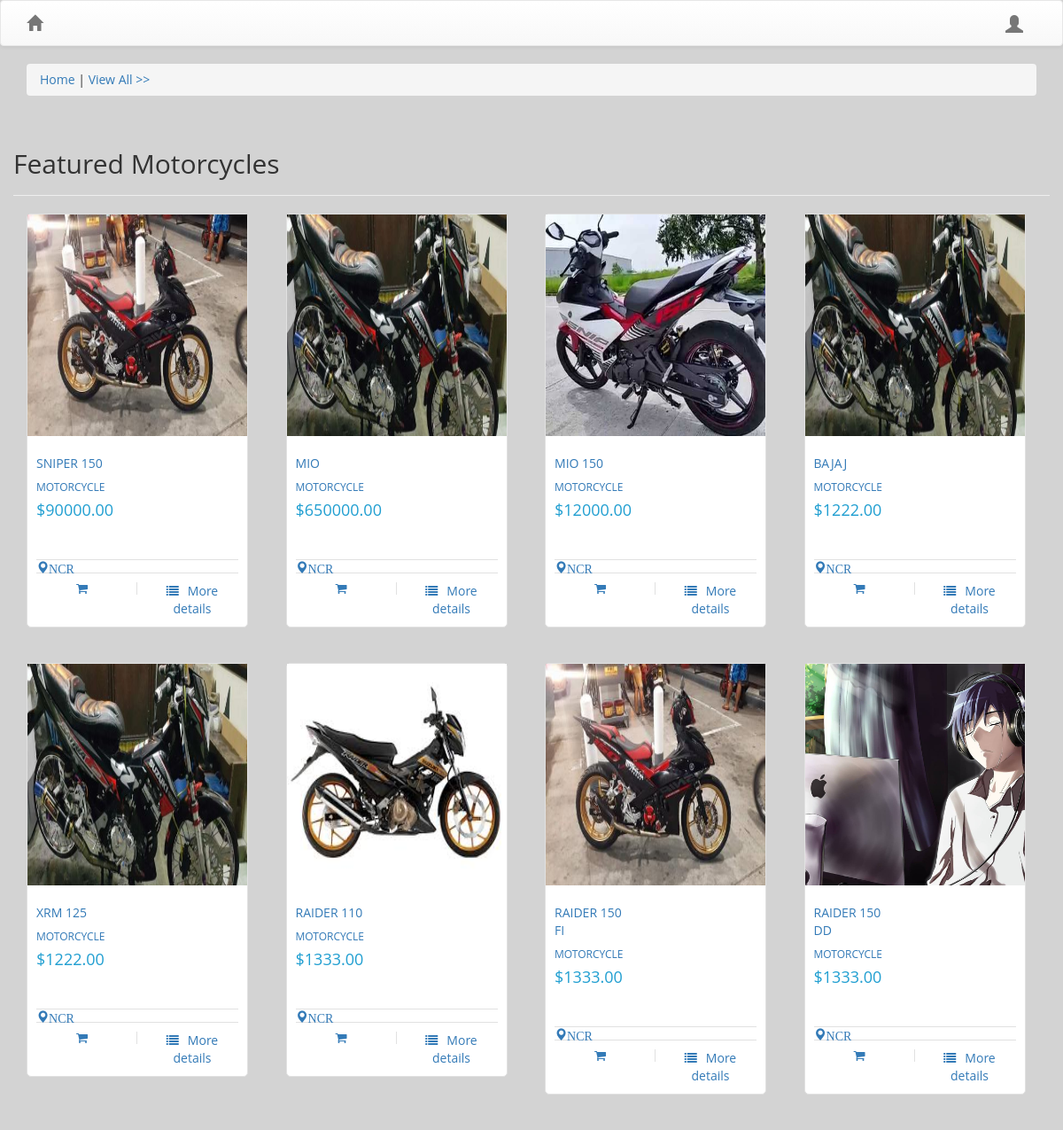
The page / on the database its author committed.
### bike/models.py (models this page shows, shortened)
class Item(models.Model):
    CATEGORY = (
        ('Car', 'Car'),
        ('Motorcycle', 'Motorcycles'),
        ('Vehicle', 'Vehicle')
    )
    CONDITION = (
        ('NEW', 'New'),
        ('OLD', 'Old')
    )
    SELLER_TYPE = (
        ('DEALER', 'Dealer'),
        ('PRIVATE', 'Private')
    )
    FUEL = (
        ('DIESEL', 'Diesel'),
        ('ELECTRO', 'Electro'),
        ('GASOLINE', 'Gasoline')
    )
    TRANS = (
        ('AUTOMATIC', 'Automatic'),
        ('MANUAL', 'Manual')
    )
    LIFESTYLES = (
        ('FAMILY', 'Family'),
        ('LUXURY', 'Luxury'),
        ('OFFROAD', 'Offroad'),
        ('CLASSIC', 'Classic')
    )
    COLOR_FAMILY = (
        ('WHITE', 'White'),
        ('BLACK', 'Black'),
    )
    NEGO = (
        ('Yes', 'Yes'),
        ('No', 'No')
    )
    name = models.CharField(max_length=100, primary_key=True, verbose_name=_("Name"))
    slug = models.SlugField(max_length=50, null=True, blank=True, verbose_name=_("Name"))
    owner = models.ForeignKey(settings.AUTH_USER_MODEL, blank=True, null=True)
    image = models.ImageField(blank=True, null=True)
    category = models.CharField(max_length=100, choices=CATEGORY, verbose_name=_("Category"))
    brand = models.ForeignKey(Brand, verbose_name=_("Brand"))
    edition = models.ForeignKey(Edition, verbose_name=_("Edition"))
    price = models.IntegerField(default=0)
    condition = models.CharField(max_length=50, choices=CONDITION, verbose_name=_("Condition"))
    details = models.TextField(blank=True, null=True, verbose_name=_("Details"))
    submitted_on = models.DateField(auto_now=True, editable=False, verbose_name=_("Submitted on"))
    locations = models.ForeignKey(City, verbose_name=_("Locations"))
    objects = ItemManager()
    class Meta:
        verbose_name = _("Item")
        ordering = ['-submitted_on']
        app_label = 'bike'
        db_table = 'bike'

### geo/models.py (models this page shows)
class City(models.Model):
    name = models.CharField(max_length=100, primary_key=True, verbose_name=_('Name'))
    slug = models.SlugField(blank=True, null=True)
    country = models.ForeignKey(Country, verbose_name=_('Country'))
    class Meta:
        verbose_name = _('City')
        verbose_name = _('Citie')
        ordering = ['-name']
        app_label = 'geo'
        db_table = 'geo'
    def __unicode__(self):
        return self.name

### bike/views/items.py (the view)
class FeaturedView(ListView):
    model = Item
    context_object_name = 'items'
    template_name = 'bike/index.html'
    def get_context_data(self, **kwargs):
        context = super(FeaturedView, self).get_context_data(**kwargs)
        context['items'] = Item.objects.all()[:8]
        return context

### bike/templates/bike/index.html
{% extends 'base.html' %}
{% load staticfiles %}
{% block content %}
    <div class="page-header">
        <h2 align="left">Featured Motorcycles</h2>
    </div>
        {% for item in items %}
        <div class="item">
            <div class="col-sm-3">
                <a href="/item/{{ item.pk }}">
                    <div class="col-item">
                        <div class="photo">
                            <img src="{{ item.image.url }}" class="img-responsive" alt="a" />
                        </div>
                        <div class="info">
                            <div class="row">
                                <div class="price col-md-5">
                                    <h5>{{ item.name }}</h5>
                                    <h6>{{ item.category }}</h6>
                                    <h4 class="price-text-color">${{ item.price }}.00</h4>
                                </div>
                            </div>
                            <br>
                            <div class="separator clear-left">
                                <span class="glyphicon glyphicon-map-marker" aria-hidden="true">{{ item.locations }}</span>
                            </div>
                            <div class="separator clear-left">
                                <p class="btn-add">
                                    <i class="fa fa-shopping-cart"></i></p>
                                <p class="btn-details">
                                    <i class="fa fa-list"></i><a href="/item/{{ item.pk }}" class="hidden-sm">More details</a></p>
                            </div>
                            <div class="clearfix">
                            </div>
                        </div>
                    </div>
                </a>
                <br>
                <br>
            </div>
        {% endfor %}
        </div>
</div>
{% endblock %}

### bike/static/bike/thumbnails.css (style rules this page uses)
.col-item { border: 1px solid #E1E1E1; border-radius: 5px; background: #FFF; width:250px; position:relative; }
.col-item .photo img { height: 250px; width: 250%; }
.col-item .info { padding: 10px; border-radius: 0 0 5px 5px; margin-top: 1px; }
.col-item .price { float: left; margin-top: 10px; }
.col-item .price h5 { line-height: 20px; margin: 0; }
.price-text-color { color: #219FD1; }
.col-item .separator { border-top: 1px solid #E1E1E1; }
.clear-left { clear: left; }
.col-item .separator p { line-height: 20px; margin-bottom: 0; margin-top: 10px; text-align: center; }
.col-item .separator p i { margin-right: 10px; }
.col-item .btn-add { width: 50%; float: left; }
.col-item .btn-add { border-right: 1px solid #E1E1E1; }
.col-item .btn-details { width: 50%; float: left; padding-left: 10px; }

### bike/static/bike/style.css (style rules this page uses)
.body { background-color: lightgrey; }

### bike/static/bike/detail.css (style rules this page uses)
body { font-family: 'open sans'; overflow-x: hidden; }
img { max-width: 100%; }
.product-title, .price, .sizes, .colors { text-transform: UPPERCASE; font-weight: bold; }
.product-title, .rating, .product-description, .price, .vote, .sizes { margin-bottom: 15px; }

### rows shown on the page
Item: image (picture), name "SNIPER 150", category "MOTORCYCLE", price "90000", locations "NCR"
Item: image (picture), name "MIO", category "MOTORCYCLE", price "650000", locations "NCR"
Item: image (placeholder picture), name "MIO 150", category "MOTORCYCLE", price "12000", locations "NCR"
Item: image (picture), name "BAJAJ", category "MOTORCYCLE", price "1222", locations "NCR"
Item: image (picture), name "XRM 125", category "MOTORCYCLE", price "1222", locations "NCR"
Item: image (picture), name "RAIDER 110", category "MOTORCYCLE", price "1333", locations "NCR"
Item: image (picture), name "RAIDER 150 FI", category "MOTORCYCLE", price "1333", locations "NCR"
Item: image (picture), name "RAIDER 150 DD", category "MOTORCYCLE", price "1333", locations "NCR"
